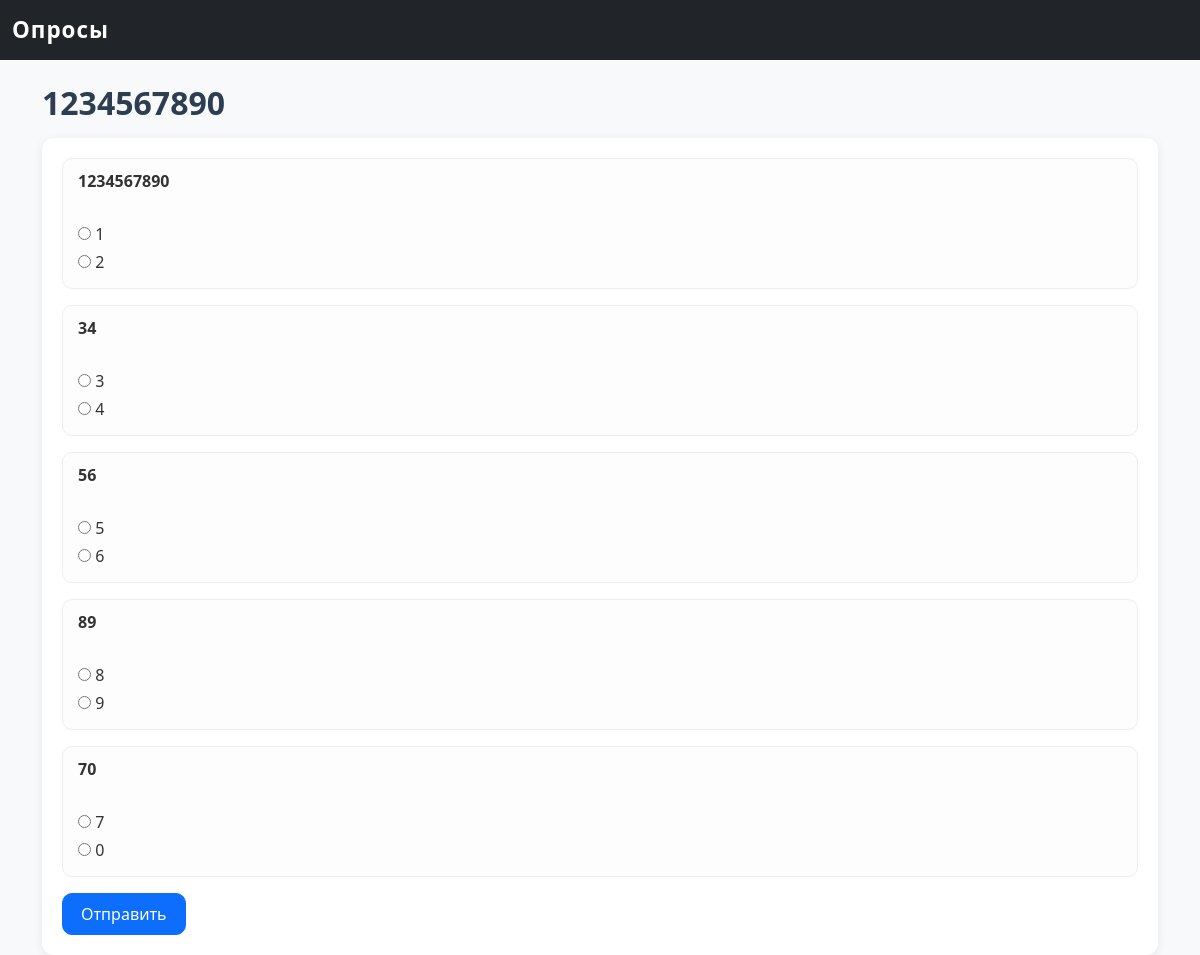
Page /survey/1/take on the earlier database version.
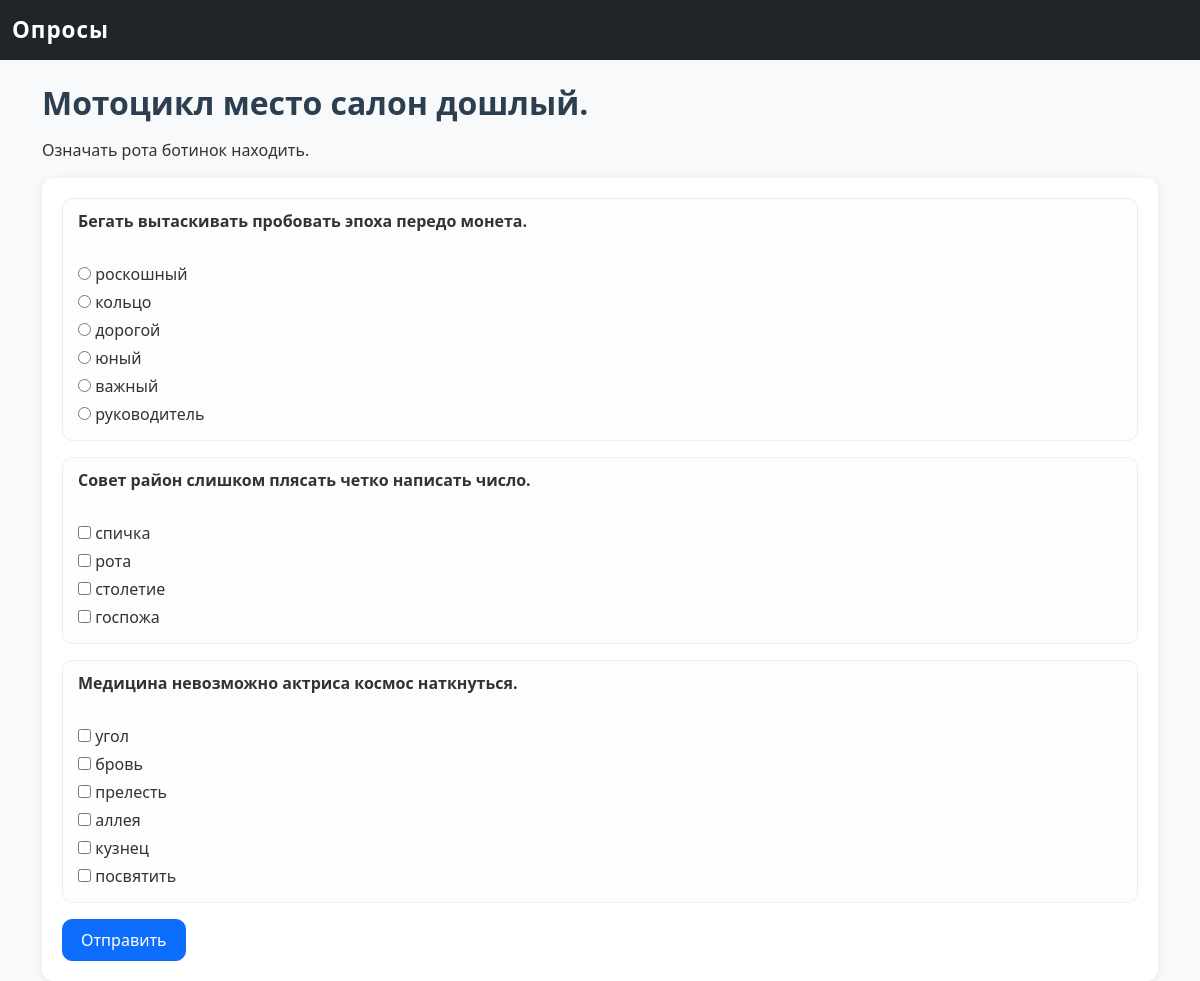
Same page on the later database version.
### survey_app/models.py (models this page shows)
class Survey(db.Model):
    id = db.Column(db.Integer, primary_key=True)
    title = db.Column(db.String(200), nullable=False)
    description = db.Column(db.Text)
    created_at = db.Column(db.DateTime, default=datetime.utcnow)
    is_active = db.Column(db.Boolean, default=False)  # 🔹 активный или завершён
    questions = db.relationship("Question", backref="survey", lazy=True, cascade="all, delete")

class Question(db.Model):
    id = db.Column(db.Integer, primary_key=True)
    text = db.Column(db.String(500), nullable=False)
    q_type = db.Column(db.String(20), nullable=False)  # "single" | "multiple"
    survey_id = db.Column(db.Integer, db.ForeignKey("survey.id"), nullable=False)
    choices = db.relationship("Choice", backref="question", lazy=True, cascade="all, delete")

class Choice(db.Model):
    id = db.Column(db.Integer, primary_key=True)
    text = db.Column(db.String(200), nullable=False)
    question_id = db.Column(db.Integer, db.ForeignKey("question.id"), nullable=False)

### survey_app/routes.py (the view, shortened to what this page needs)
@bp.route("/survey/<int:survey_id>/take", methods=["GET", "POST"])
def take_survey(survey_id):
    survey = Survey.query.get_or_404(survey_id)
    if not survey.is_active:
        return redirect(url_for("main.index"))
    return render_template("survey_take.html", survey=survey)

### survey_app/templates/survey_take.html
{% extends "base.html" %}
{% block content %}
<h2>{{ survey.title }}</h2>
<p>{{ survey.description }}</p>
<form method="post">
  {% for q in survey.questions %}
    <div class="mb-3">
      <strong>{{ q.text }}</strong><br>
      {% if q.q_type == "single" %}
        {% for choice in q.choices %}
          <div>
            <input type="radio" name="{{ q.id }}" value="{{ choice.id }}"> {{ choice.text }}
          </div>
        {% endfor %}
      {% else %}
        {% for choice in q.choices %}
          <div>
            <input type="checkbox" name="{{ q.id }}" value="{{ choice.id }}"> {{ choice.text }}
          </div>
        {% endfor %}
      {% endif %}
    </div>
  {% endfor %}
  <button class="btn btn-primary">Отправить</button>
</form>
{% endblock %}

Differences in the rows shown:
no longer on this page (row edited): Question: text "89", Choice (text "8"), Choice (text "9")
no longer on this page (row edited): Question: text "70", Choice (text "7"), Choice (text "0")
changed Survey: title "1234567890" → "Мотоцикл место салон дошлый."; description (not shown) → "Означать рота ботинок находить."
changed Question: text "1234567890" → "Бегать вытаскивать пробовать эпоха передо монета."; gains Choice (text "дорогой"); gains Choice (text "юный"); gains Choice (text "важный"); gains Choice (text "руководитель")
changed Choice: text "1" → "роскошный"
changed Choice: text "2" → "кольцо"
changed Question: text "34" → "Совет район слишком плясать четко написать число."; gains Choice (text "спичка"); gains Choice (text "рота"); gains Choice (text "столетие"); gains Choice (text "госпожа"); loses Choice (text "3"); loses Choice (text "4")
changed Question: text "56" → "Медицина невозможно актриса космос наткнуться."; loses Choice (text "5"); loses Choice (text "6")
added Choice: text "угол", shown under Question "Медицина невозможно актриса космос наткнуться."
added Choice: text "бровь", shown under Question "Медицина невозможно актриса космос наткнуться."
added Choice: text "прелесть", shown under Question "Медицина невозможно актриса космос наткнуться."
added Choice: text "аллея", shown under Question "Медицина невозможно актриса космос наткнуться."
added Choice: text "кузнец", shown under Question "Медицина невозможно актриса космос наткнуться."
added Choice: text "посвятить", shown under Question "Медицина невозможно актриса космос наткнуться."
